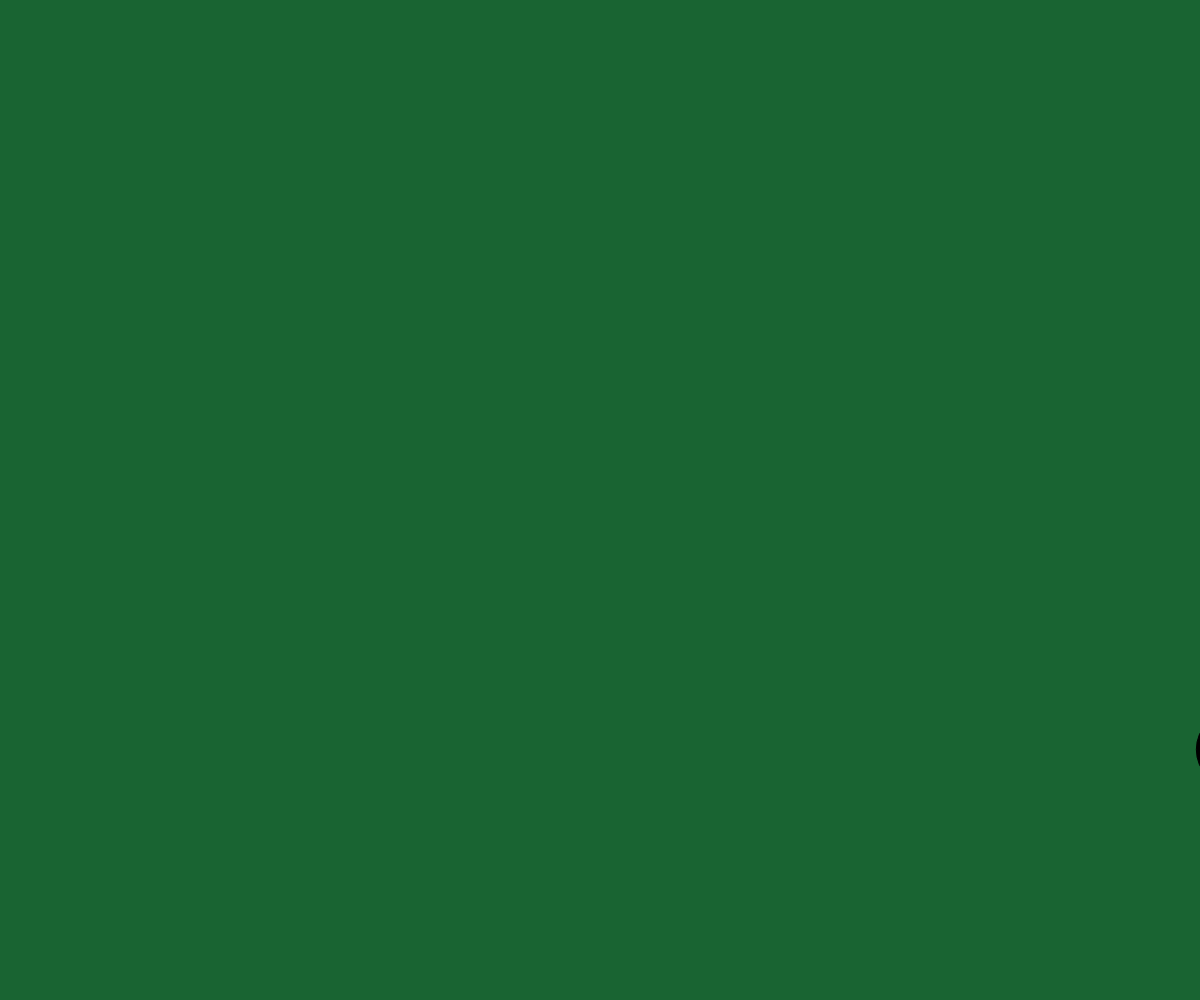
Frame 1 (no input)
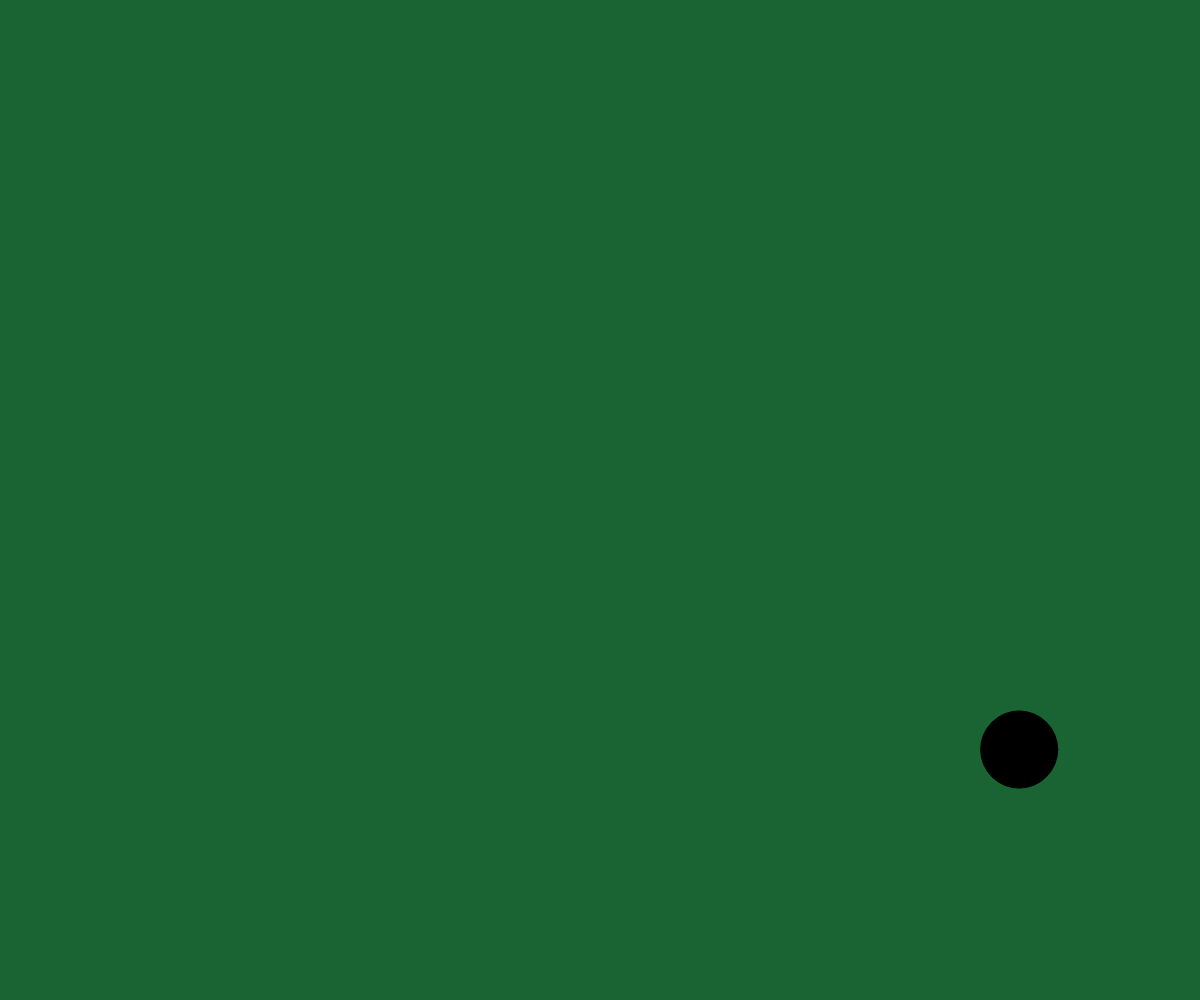
Frame 60 (no input)
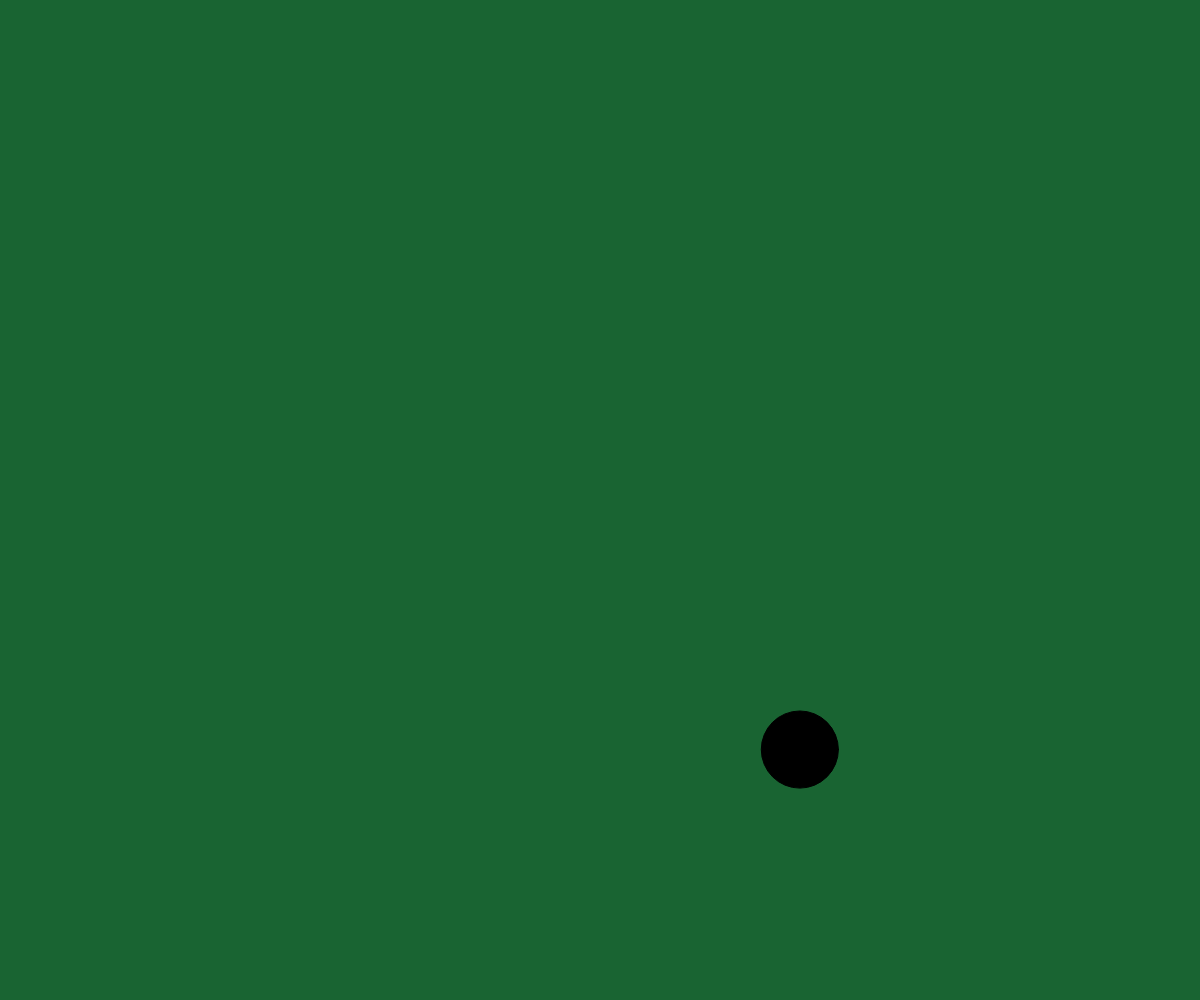
Frame 120 (the mouse pressed at the canvas centre since frame 60)

The p5.js sketch that drew these frames (run headless with seeded random() and noise() and a simulated clock; from frame 60 on, the mouse is pressed at the canvas centre):

// p5.js sketch
// ── sketch.js
let posX;
let posY;
let diametro;
let radio;
let vel;

function setup() {
  createCanvas(windowWidth, windowHeight);
  resetBall();
}

function draw() {
  background(25, 100, 50);

  posX -= vel;
  if (posX < -radio) {
    resetBall();
  }

  fill(0);
  circle(posX, posY, diametro);
}

function resetBall() {
  diametro = random(20, 100);
  radio = diametro / 2;
  vel = random(2, 10);
  posX = windowWidth + radio;
  posY = random(height);
}
